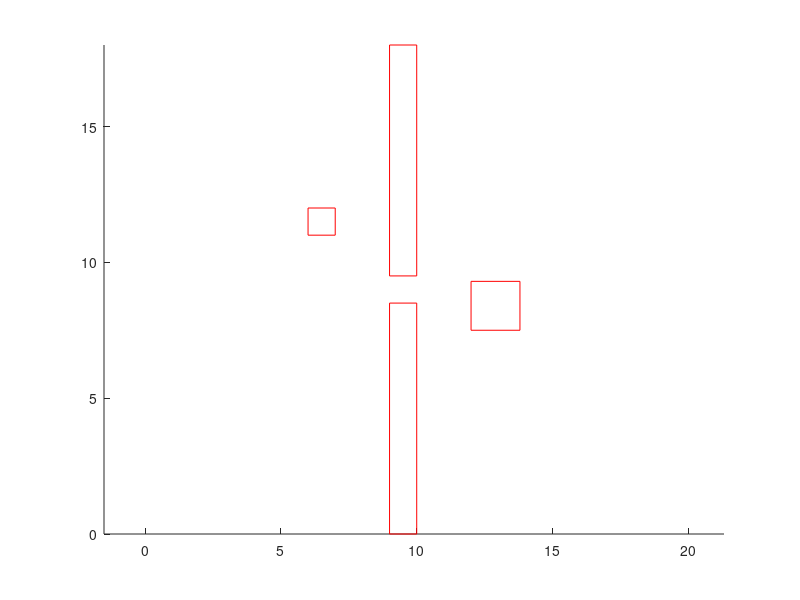

Source code (MATLAB): (Note: this script raises an error after producing the figure.)
clear;
clc;
close all;
hold on;
axis equal;
%% Zhu's problem environment
rec1 = [9 0;10 0;10 8.5;9 8.5];
rec1 = [rec1;rec1(1,:)];
for i = 1:4
    plot(rec1(i:i+1,1),rec1(i:i+1,2),'r-');
end
rec2 = [9 9.5;10 9.5;10 18;9 18];
rec2 = [rec2;rec2(1,:)];
for i = 1:4
    plot(rec2(i:i+1,1),rec2(i:i+1,2),'r-');
end
rec3 = [6 11;7 11;7 12;6 12];
rec3 = [rec3;rec3(1,:)];
for i = 1:4
    plot(rec3(i:i+1,1),rec3(i:i+1,2),'r-');
end
rec4 = [12 7.5;13.8 7.5;13.8 9.3;12 9.3];
rec4 = [rec4;rec4(1,:)];
for i = 1:4
    plot(rec4(i:i+1,1),rec4(i:i+1,2),'r-');
end
obstacles(:,:,1) = rec1;
obstacles(:,:,2) = rec2;
obstacles(:,:,3) = rec3;
obstacles(:,:,4) = rec4;
Q = [0,-1;
    sqrt(3)/2,1/2;
    -sqrt(3)/2,1/2];
%% initial and end position of manipulator
base = [7 7.5];
l = 2;
thetas = [45 0 -60 -65];
xi = fk(thetas,base,l);
for i = 1:4
    plot(xi(i:i+1,1),xi(i:i+1,2),'r-')
end
thetae = [200 130 110 75];
xe = fk(thetae,base,l);
for i = 1:4
    plot(xe(i:i+1,1),xe(i:i+1,2),'r-')
end

%% solve constrained nonlinear optimization
D=100; % number of variables
% initialization of de parameters
N=20;     % same generation population size
itmax=30; % number of iterations
F=0.8;CR=0.5; % mutation factor and crossover ratio
% problem bounds
a(1:N,1)=-1.9; b(1:N,1)=1.9; % bounds on variable x1
a(1:N,2)=-1.1; b(1:N,2)=1.1; % bounds on variable x2
d=(b-a);
basemat=repmat(int16(linspace(1,N,N)),N,1); % used later
basej=repmat(int16(linspace(1,D,D)),N,1); % used later
% random initialization of postions
x=a+d.*rand(N,D);
% evaluate objective for all particles
fx=objf(x(:,1),x(:,2));
% find bset
[fxbest,ixbest] = min(fx);
xbest = x(ixbest,1:D);
% iterate
for it=1:itmax
    permat=bsxfun(@(x,y) x(randperm(y(1))),basemat',N(ones(N,1)))';
    % generate donors by mutation
    v(1:N,1:D)=repmat(xbest,N,1)+F*(x(permat(1:N,1),1:D)-x(permat(1:N,2),1:D));
    % perform recobination
    r=repmat(randi([1 D],N,1),1,D);
    muv=((rand(N,D)<CR)+(basej==r))~=0;
    mux=1-muv;
    u(1:N,1:D)=x(1:N,1:D).*mux(1:N,1:D)+v(1:N,1:D).*muv(1:N,1:D);
    % greedy selection
    fu=objf(u(:,1),u(:,2));
    idx=fu<fx;
    fx(idx)=fu(idx);
    x(idx,1:D)=u(idx,1:D);
    % find best
    [fxbest,ixbest]=min(fx);
    xbest=x(ixbest,1:D);
end
[xbest,fxbest]

%% objective function with penalty function
function fval=objf(theta,thetas,thetae)
% theta     variables to be solved Dx4xN
% thetas    initial configuration  1x4xN
% thetae    end configuration      1x4xN
%% Body
% n  the number of variables
% dc dimension of configuration space
% N  same generation population size
[D,dc,N] = size(theta);
retheta = [thetas;theta;thetae];
% retheta   N x (dc*n)
retheta = reshape(permute(retheta,[2 1 3]),[],N)';
tmp = retheta(:,dc+1:end)-retheta(:,1:end-dc);
fval = sum(tmp.*tmp,2);
% todo: add penalty funciton
p = zeros(N,1);
for i = 1:N
    p(i) = penalty(theta(:,:,i));
end
fval = fval+p;
end

%% penalty function
function p = penalty(theta,rk)
% theta     variables to be solved  D x dc
%% Body
global obstacles;
[D dc] = size(theta);
p = 0;
for i = 1:D % 遍历每一个位置
    x = fk(theta(i,:));
    [r c] = size(x);
    for j = 1:r-1 % 遍历每一个连杆位置
        [~,~,on] = size(obstacles);
        for k = 1:on % 遍历每一个障碍物
            [~,fval,~] = QDistance(obstacles(:,:,k),x(i:i+1,:),Q');
            p = p+fval^2*rk;
        end
    end
end
end

%% forward kinematics of manipulator
function [x] = fk(theta)
% theta  Nx1 configuration space of manipulator deg
% a0     position of manipulator's base
% l      the length of manipulator
% x      N x 2 or 3
global a0;
global l;
theta = theta/180*pi;
% 2-d environment
x = zeros(5,2);
x(1,:) = a0(:)';
for i = 2:5
    x(i,:) = x(i-1,:)+[l*cos(theta(i-1)) l*sin(theta(i-1))];
end
end
